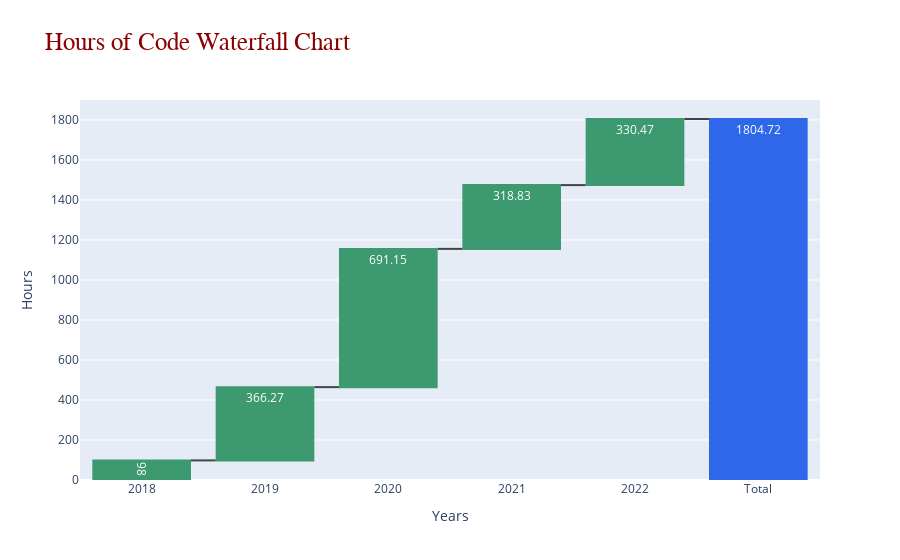

Here is the notebook cell this chart was saved with:
### Code cell
#Waterfall Chart
yvalues= time_per_year["HOURS"].round(2).append(pd.Series([hours_coded]).round(2), ignore_index=True)
fig1  = go.Figure()
fig1.add_trace(go.Waterfall(      

                  x = time_per_year["YEAR"].append(pd.Series(["Total"]), ignore_index=True).astype(str), 
                  y = yvalues,
                  measure = ["relative", "relative","relative",
                             "relative", "relative","total"],
                  base = 0,
                  text = yvalues, textposition = 'inside',      
                  totals = {"marker":{"color":'rgb(47, 103, 234)' }}    
                ))           
fig1.update_yaxes(title = 'Hours')
fig1.update_xaxes(title = 'Years')      
fig1.update_layout(
                   title_text = "Hours of Code Waterfall Chart",
                   title_font = dict(size=25,family='Verdana',
                                     color='darkred'))                 
fig1.show()

### Figure 1 — Plotly figure (JSON) as saved in the notebook; plotly's stock layout.template omitted (floating-point values rounded to 4 significant figures)
{"data": [{"base": 0, "measure": ["relative", "relative", "relative", "relative", "relative", "total"], "text": [98, 366.3, 691.1, 318.8, 330.5, 1805.0], "textposition": "inside", "totals": {"marker": {"color": "rgb(47, 103, 234)"}}, "type": "waterfall", "x": ["2018", "2019", "2020", "2021", "2022", "Total"], "y": [98, 366.3, 691.1, 318.8, 330.5, 1805.0]}], "layout": {"title": {"font": {"color": "darkred", "family": "Verdana", "size": 25}, "text": "Hours of Code Waterfall Chart"}, "xaxis": {"title": {"text": "Years"}}, "yaxis": {"title": {"text": "Hours"}}}}
